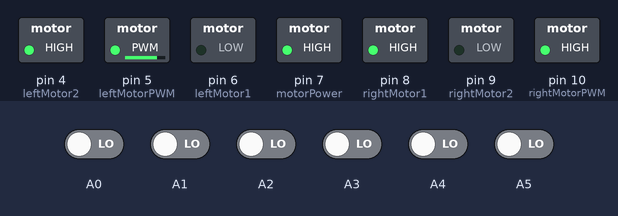
Recording of a sketch running on a simulated Arduino Uno, built with avr-gcc and run on an emulated ATmega328P. Parts: switched loads named in the sketch (green lamp = pin HIGH). The inputs (shaded band) are chosen by the test bench; at power-on: A0–5 LOW.

Above: at 3.7 s.
3.8 s: A1 driven HIGH
At 5.0 s:
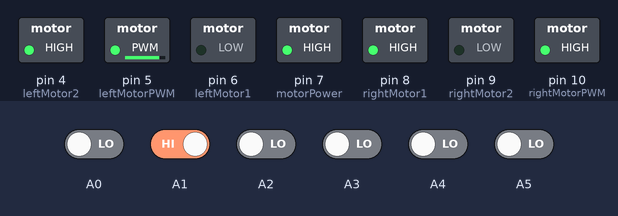
5.3 s: A0 driven HIGH
At 6.1 s:
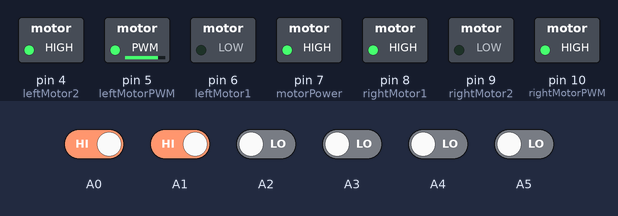
6.8 s: A4 driven HIGH
At 7.2 s:
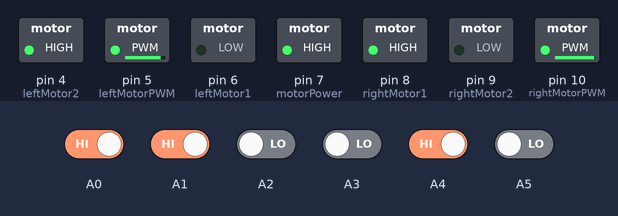
8.3 s: A2 driven HIGH
At 9.5 s:
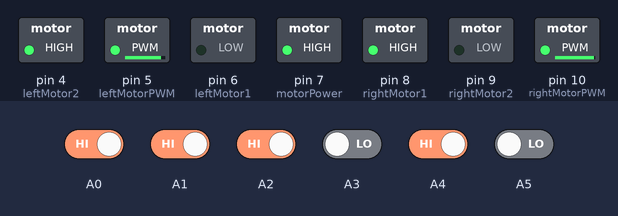
9.8 s: A2 driven LOW
At 10.7 s:
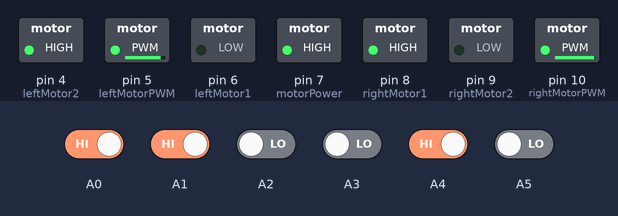
11.3 s: A3 driven HIGH
At 11.8 s:
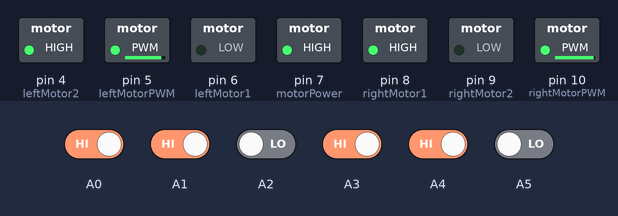
Timing chart, 0 to 13.8 s (numbered marks = the images above; inputs shaded):
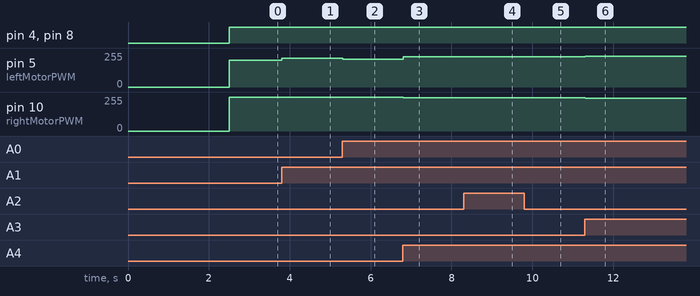

Measured:
- after the input at 3.8 s, pin 5 (leftMotorPWM): 202/255 → 217/255 at once
- after the input at 5.3 s, pin 5 (leftMotorPWM): 217/255 → 209/255 at once
- after the input at 6.8 s, pin 5 (leftMotorPWM): 209/255 → 226/255 at once; pin 10 (rightMotorPWM): 255/255 → 250/255 at once
- after the input at 8.3 s, pin 5 (leftMotorPWM): 226/255 → 228/255 at once; pin 10 (rightMotorPWM): 250/255 → 248/255 at once
- after the input at 9.8 s, pin 5 (leftMotorPWM): 228/255 → 226/255 at once; pin 10 (rightMotorPWM): 248/255 → 250/255 at once
- after the input at 11.3 s, pin 5 (leftMotorPWM): 226/255 → 231/255 at once; pin 10 (rightMotorPWM): 250/255 → 245/255 at once

The sketch:

top_line_follower.ino
```cpp
/*
* Squadra: SF16-H
* Robot:   Top Line Follower
* @autori: Venturi
* @scuola: Giorgi
* @data:   Maggio 2016
* @vrsione: -
* @evento: Roboval 2016
*
*/


#include <QTRSensors.h>

#define Kp 0.026
#define Kd 2.50

#define rightMotor1 8
#define rightMotor2 9
#define rightMotorPWM 10
#define leftMotor1 6
#define leftMotor2 4
#define leftMotorPWM 5
#define motorPower 7

#define NUM_SENSORS      6
#define TIMEOUT       2500
#define EMITTER_PIN   QTR_NO_EMITTER_PIN

#define maxSpeed 100
#define baseSpeed 70

char left_motor = 'l', right_motor = 'r';
int position = 0, error = 0, motorSpeed = 0, lastError = 0, rightMotorSpeed = 0, leftMotorSpeed = 0;

QTRSensorsRC qtrrc((unsigned char[]) {A0, A1, A2, A3, A4, A5}, NUM_SENSORS, TIMEOUT, EMITTER_PIN);
unsigned int sensorValues[NUM_SENSORS];

void setup() {
	Serial.begin(115200);
	pinMode(motorPower, OUTPUT);
	pinMode(leftMotor1, OUTPUT);
	pinMode(leftMotor2, OUTPUT);
	pinMode(rightMotor1, OUTPUT);
	pinMode(rightMotor2, OUTPUT);

	setPwmFrequency(leftMotorPWM, 1);
	setPwmFrequency(rightMotorPWM, 1);

	int i;
	for (i = 0; i < 100; i++) {
		qtrrc.calibrate();
	}
	digitalWrite(motorPower, HIGH);
}

void loop() {
	unsigned int sensors[6];
	position = qtrrc.readLine(sensors);
	error = (float)position - 2500;

	motorSpeed = (Kp * error + Kd * (error - lastError));
	lastError = error;

	rightMotorSpeed = baseSpeed - motorSpeed;
	leftMotorSpeed = baseSpeed + motorSpeed;

	if (rightMotorSpeed > maxSpeed) rightMotorSpeed = maxSpeed;
	if (leftMotorSpeed > maxSpeed) leftMotorSpeed = maxSpeed;
	if (rightMotorSpeed < -maxSpeed) rightMotorSpeed = -maxSpeed;
	if (leftMotorSpeed < -maxSpeed) leftMotorSpeed = -maxSpeed;

	set_motors_speed(left_motor, leftMotorSpeed);
	set_motors_speed(right_motor, rightMotorSpeed);
}

void set_motors_speed(char motor, int speed) {
	byte PWMvalue = 0;
	PWMvalue = map(abs(speed), 0, 100, 200, 255);
	if (speed > 0 && motor == 'l') {
		digitalWrite(leftMotor1, LOW);
		digitalWrite(leftMotor2, HIGH);
		analogWrite(leftMotorPWM, PWMvalue);
	}
	else if (speed < 0 && motor == 'l') {
		digitalWrite(leftMotor1, HIGH);
		digitalWrite(leftMotor2, LOW);
		analogWrite(leftMotorPWM, PWMvalue);
	}
	else if (speed > 0 && motor == 'r') {
		digitalWrite(rightMotor1, HIGH);
		digitalWrite(rightMotor2, LOW);
		analogWrite(rightMotorPWM, PWMvalue);
	}
	else if (speed < 0 && motor == 'r') {
		digitalWrite(rightMotor1, LOW);
		digitalWrite(rightMotor2, HIGH);
		analogWrite(rightMotorPWM, PWMvalue);
	}
	else {
		digitalWrite(leftMotor1, LOW);
		digitalWrite(leftMotor2, HIGH);
		digitalWrite(leftMotorPWM, 255);
		digitalWrite(rightMotor1, LOW);
		digitalWrite(rightMotor2, HIGH);
		digitalWrite(rightMotorPWM, 255);
	}
}

void setPwmFrequency(int pin, int divisor) {
	byte mode;
	if (pin == 5 || pin == 10) {
		switch (divisor) {
		case 1: mode = 0x01; break;
		case 8: mode = 0x02; break;
		case 64: mode = 0x03; break;
		case 256: mode = 0x04; break;
		case 1024: mode = 0x05; break;
		default: return;
		}
		if (pin == 5 || pin == 10)
			TCCR1B = TCCR1B & (0b11111000 | mode);
	}
 }
```
